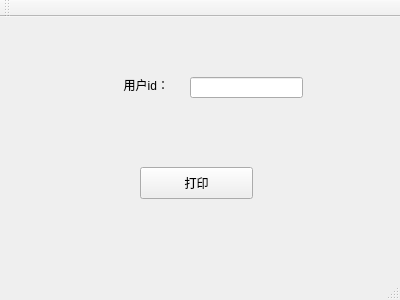
<?xml version="1.0" encoding="UTF-8"?>
<ui version="4.0">
 <class>MainWindow</class>
 <widget class="QMainWindow" name="MainWindow">
  <property name="geometry">
   <rect>
    <x>0</x>
    <y>0</y>
    <width>400</width>
    <height>300</height>
   </rect>
  </property>
  <property name="windowTitle">
   <string>MainWindow</string>
  </property>
  <widget class="QWidget" name="centralWidget">
   <widget class="QLabel" name="useridLabel">
    <property name="geometry">
     <rect>
      <x>110</x>
      <y>60</y>
      <width>59</width>
      <height>16</height>
     </rect>
    </property>
    <property name="text">
     <string>用户id：</string>
    </property>
    <property name="alignment">
     <set>Qt::AlignRight|Qt::AlignTrailing|Qt::AlignVCenter</set>
    </property>
   </widget>
   <widget class="QLineEdit" name="userid">
    <property name="geometry">
     <rect>
      <x>190</x>
      <y>60</y>
      <width>113</width>
      <height>21</height>
     </rect>
    </property>
    <property name="inputMask">
     <string/>
    </property>
   </widget>
   <widget class="QPushButton" name="print">
    <property name="geometry">
     <rect>
      <x>140</x>
      <y>150</y>
      <width>113</width>
      <height>32</height>
     </rect>
    </property>
    <property name="text">
     <string>打印</string>
    </property>
   </widget>
  </widget>
  <widget class="QMenuBar" name="menuBar">
   <property name="geometry">
    <rect>
     <x>0</x>
     <y>0</y>
     <width>400</width>
     <height>22</height>
    </rect>
   </property>
  </widget>
  <widget class="QToolBar" name="mainToolBar">
   <attribute name="toolBarArea">
    <enum>TopToolBarArea</enum>
   </attribute>
   <attribute name="toolBarBreak">
    <bool>false</bool>
   </attribute>
  </widget>
  <widget class="QStatusBar" name="statusBar"/>
 </widget>
 <layoutdefault spacing="6" margin="11"/>
 <resources/>
 <connections/>
</ui>
